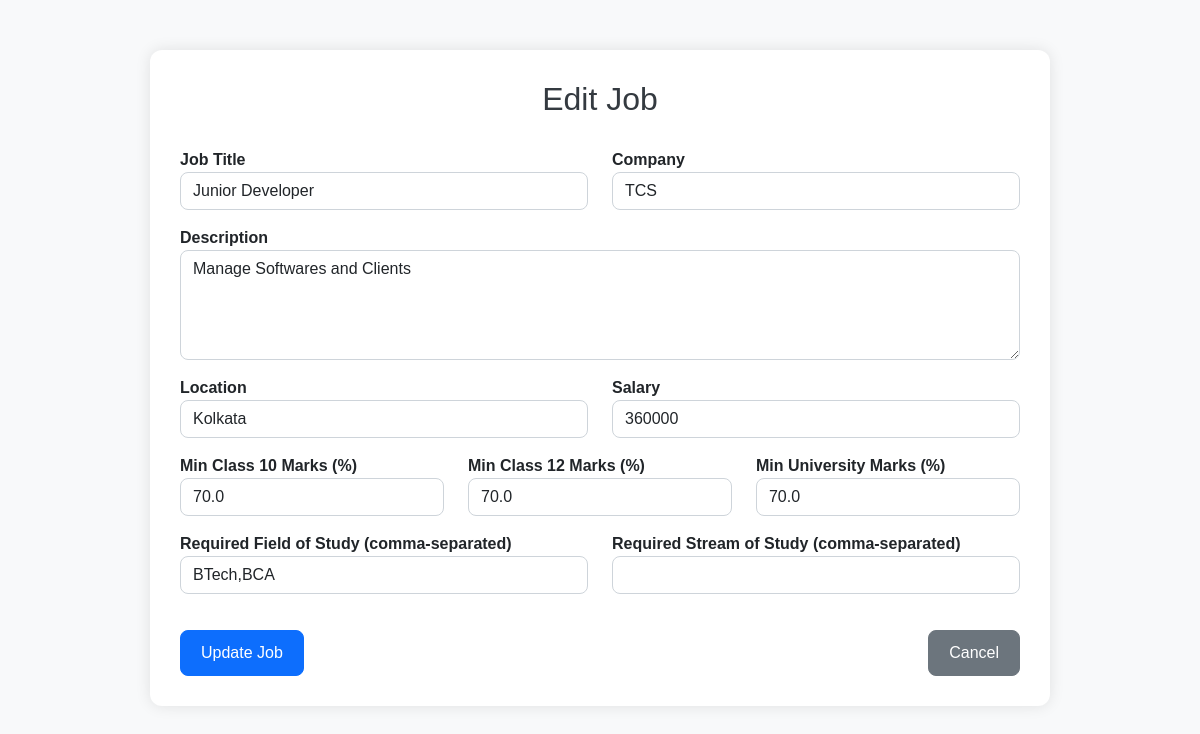
The page /edit_job/2 (signed in) on the database its author committed.
### models.py (models this page shows)
class Job(db.Model):
    __tablename__ = 'job'
    id = db.Column(db.Integer, primary_key=True)
    title = db.Column(db.String(100), nullable=False)
    company = db.Column(db.String(100), nullable=False)
    description = db.Column(db.Text, nullable=False)
    location = db.Column(db.String(100), nullable=False)
    salary = db.Column(db.String(50), nullable=True)
    posted_by = db.Column(db.Integer, db.ForeignKey('user.id'), nullable=False)  # ForeignKey to User table
    user = db.relationship('User', backref=db.backref('jobs', lazy=True))
    posted_on = db.Column(db.DateTime, nullable=False, default=datetime.utcnow)
    min_class_10_marks = db.Column(db.Float, nullable=True)
    min_class_12_marks = db.Column(db.Float, nullable=True)
    min_university_marks = db.Column(db.Float, nullable=True)
    required_field_of_study = db.Column(db.Text, nullable=True)
    required_stream_of_study = db.Column(db.Text, nullable=True)

### routes.py (the view, shortened to what this page needs)
@app.route('/edit_job/<int:job_id>', methods=['GET', 'POST'])
def edit_job(job_id):
    if 'email' not in session or session['user_type'] != 'university':
        flash("Unauthorized access!", "danger")
        return redirect(url_for('routes.login'))
    user = User.query.filter_by(email=session['email']).first()
    job = Job.query.get(job_id)
    if job.posted_by != user.id:
        flash("You do not have permission to edit this job.", "danger")
        return redirect(url_for('routes.dashboard'))
    return render_template('edit_job.html', job=job)

### templates/edit_job.html (shortened to what this page needs)
<!DOCTYPE html>
<html lang="en">
<head>
    <link rel="stylesheet" href="https://cdnjs.cloudflare.com/ajax/libs/bootstrap/5.1.3/css/bootstrap.min.css">
</head>
<body>
<div class="container">
    <h2>Edit Job</h2>
    <form method="POST">
        <div class="row">
            <div class="col-md-6 mb-3">
                <label for="title">Job Title</label>
                <input type="text" id="title" name="title" class="form-control" value="{{ job.title }}" required>
            </div>
            <div class="col-md-6 mb-3">
                <label for="company">Company</label>
                <input type="text" id="company" name="company" class="form-control" value="{{ job.company }}" required>
            </div>
        </div>
        <div class="mb-3">
            <label for="description">Description</label>
            <textarea id="description" name="description" class="form-control" rows="4" required>{{ job.description }}</textarea>
        </div>
        <div class="row">
            <div class="col-md-6 mb-3">
                <label for="location">Location</label>
                <input type="text" id="location" name="location" class="form-control" value="{{ job.location }}" required>
            </div>
            <div class="col-md-6 mb-3">
                <label for="salary">Salary</label>
                <input type="text" id="salary" name="salary" class="form-control" value="{{ job.salary }}">
            </div>
        </div>
        <div class="row">
            <div class="col-md-4 mb-3">
                <label for="min_class_10_marks">Min Class 10 Marks (%)</label>
                <input type="number" id="min_class_10_marks" name="min_class_10_marks" class="form-control" value="{{ job.min_class_10_marks or '' }}">
            </div>
            <div class="col-md-4 mb-3">
                <label for="min_class_12_marks">Min Class 12 Marks (%)</label>
                <input type="number" id="min_class_12_marks" name="min_class_12_marks" class="form-control" value="{{ job.min_class_12_marks or '' }}">
            </div>
            <div class="col-md-4 mb-3">
                <label for="min_university_marks">Min University Marks (%)</label>
                <input type="number" id="min_university_marks" name="min_university_marks" class="form-control" value="{{ job.min_university_marks or '' }}">
            </div>
        </div>
        <div class="row">
            <div class="col-md-6 mb-3">
                <label for="required_field_of_study">Required Field of Study (comma-separated)</label>
                <input type="text" id="required_field_of_study" name="required_field_of_study" class="form-control" value="{{ job.required_field_of_study or '' }}">
            </div>
            <div class="col-md-6 mb-3">
                <label for="required_stream_of_study">Required Stream of Study (comma-separated)</label>
                <input type="text" id="required_stream_of_study" name="required_stream_of_study" class="form-control" value="{{ job.required_stream_of_study or '' }}">
            </div>
        </div>
        <div class="btn-container">
            <button type="submit" class="btn btn-primary">Update Job</button>
            <a href="{{ url_for('routes.dashboard') }}" class="btn btn-secondary back-btn">Cancel</a>
        </div>
    </form>
</div>
</body>
</html>

### templates/edit_job.html (style rules this page uses)
body { background-color: #f8f9fa; font-family: Arial, sans-serif; }
.container { background: #ffffff; padding: 30px; border-radius: 12px; box-shadow: 0 0 15px rgba(0, 0, 0, 0.1); margin-top: 50px; max-width: 900px; }
h2 { color: #343a40; text-align: center; margin-bottom: 30px; }
label { font-weight: bold; }
.form-control { border-radius: 8px; }
.btn-primary, .btn-secondary { padding: 10px 20px; border-radius: 8px; }
.btn-container { display: flex; justify-content: space-between; margin-top: 20px; }
.back-btn { text-decoration: none; color: #fff; }

### rows shown on the page
Job: title "Junior Developer", company "TCS", description "Manage Softwares and Clients", location "Kolkata", salary "360000", min_class_10_marks "70.0", min_class_12_marks "70.0", min_university_marks "70.0", required_field_of_study "BTech,BCA"
